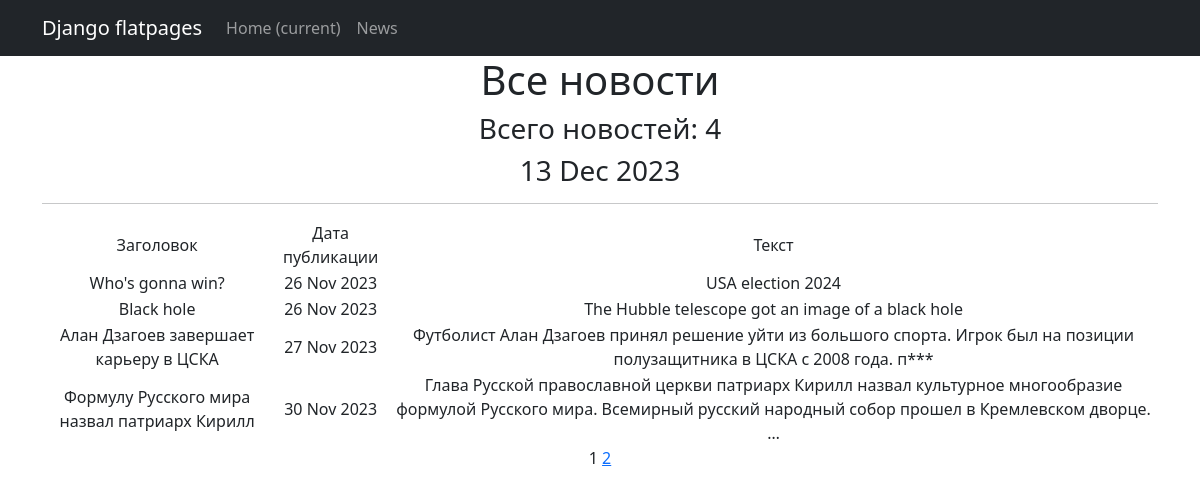
Page /news/ on the committed database.
### News_Portal/models.py (models this page shows, shortened)
class Post(models.Model):
    author = models.ForeignKey(Author, on_delete=models.CASCADE)
    article = 'a'
    news = 'n'
    SELECT = [(article,"статья"), (news, 'новость')]
    type = models.CharField(max_length=1, choices=SELECT, default=news)
    date = models.DateTimeField(auto_now_add=True)
    category = models.ManyToManyField(Category, through='PostCategory')
    statement = models.CharField(max_length=255)
    text = models.TextField()
    rating = models.IntegerField(verbose_name='Рейтинг статьи',default=0)

### News_Portal/views.py (the view)
# urls.py: path('', NewsList.as_view()),
class NewsList(ListView):
    model = Post
    ordering = 'date'
    template_name = 'news.html'
    context_object_name = 'news'
    paginate_by = 4
    def get_context_data(self, **kwargs):
        context = super().get_context_data(**kwargs)
        context['time_now'] = datetime.utcnow()
        return context

### News_Portal/templatetags/censor.py (called while the page is built)
@register.filter
def censor(text):
    censored_text = text
    for censored_word in CENSORED_WORDS:
        censored_text = censored_text.replace(censored_word, censored_word[:1] + '*' * (len(censored_word) - 1))
    return censored_text

### templates/news.html (shortened to what this page needs)
{% extends 'flatpages/default.html' %}
{% load censor %}
{% block content %}
   <h1>Все новости</h1>
   <h3>Всего новостей: {{ news| length }}</h3>
   <h3>{{ time_now|date:'d M Y' }}</h3>
   <hr>
   {% if news %}
       <table>
           <tr>
               <td>Заголовок</td>
               <td>Дата публикации</td>
               <td>Текст</td>
           </tr>
           {% for post in news %}
           <tr>
               <td>{{ post.statement }}</td>
               <td>{{ post.date|date:'d M Y'  }}</td>
               <td>{{ post.text|truncatewords:20|censor }}</td>
           </tr>
           {% endfor %}
       </table>
   {% else %}
       <h2>Новостей пока нет :(</h2>
   {% endif %}
   {{ page_obj.number }}
   {% if page_obj.has_next %}
       <a href="?page={{ page_obj.next_page_number }}">{{ page_obj.next_page_number }}</a>
   {% endif %}
{% endblock content %}

### rows in the picture
Post: statement "Who's gonna win?", date "26 Nov 2023", text|censor "USA election 2024"
Post: statement "Black hole", date "26 Nov 2023", text|censor "The Hubble telescope got an image of a black hole"
Post: statement "Алан Дзагоев завершает карьеру в ЦСКА", date "27 Nov 2023", text|censor "Футболист Алан Дзагоев принял решение уйти из большого спорта. Игрок был на позиции полузащитника в ЦСКА с 2008 года. п***"
Post: statement "Формулу Русского мира назвал патриарх Кирилл", date "30 Nov 2023", text|censor "Глава Русской православной церкви патриарх Кирилл назвал культурное многообразие формулой Русского мира. Всемирный русский народный собор прошел в Кремлевском дворце. …"

### other values in the picture
{{ news| length }} "4"
{{ time_now|date:'d M Y' }} "13 Dec 2023"
{{ page_obj.number }} "1"
{{ page_obj.next_page_number }} "2"
